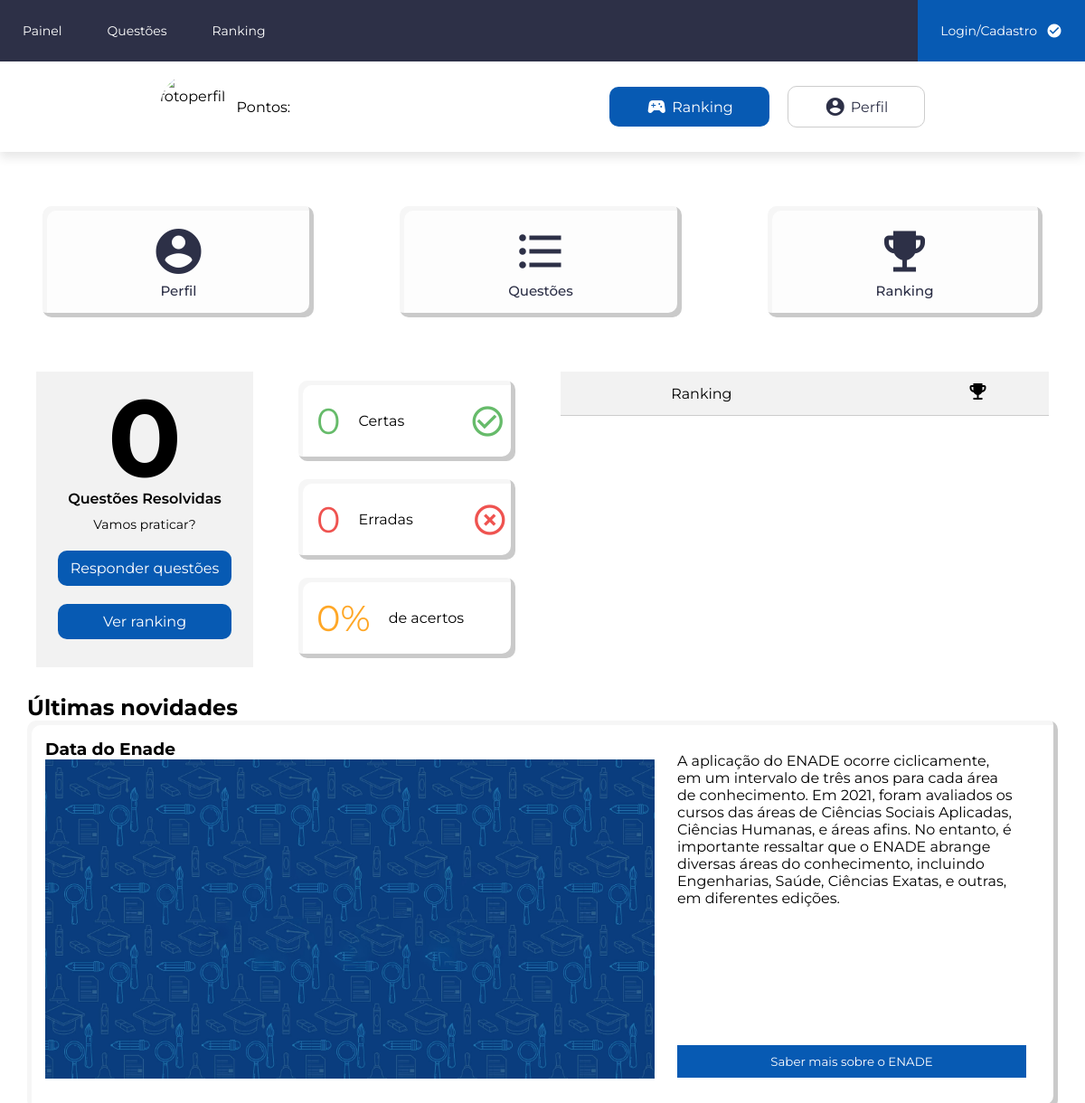
/pages/painel.php, run on an earlier commit of the app's database.
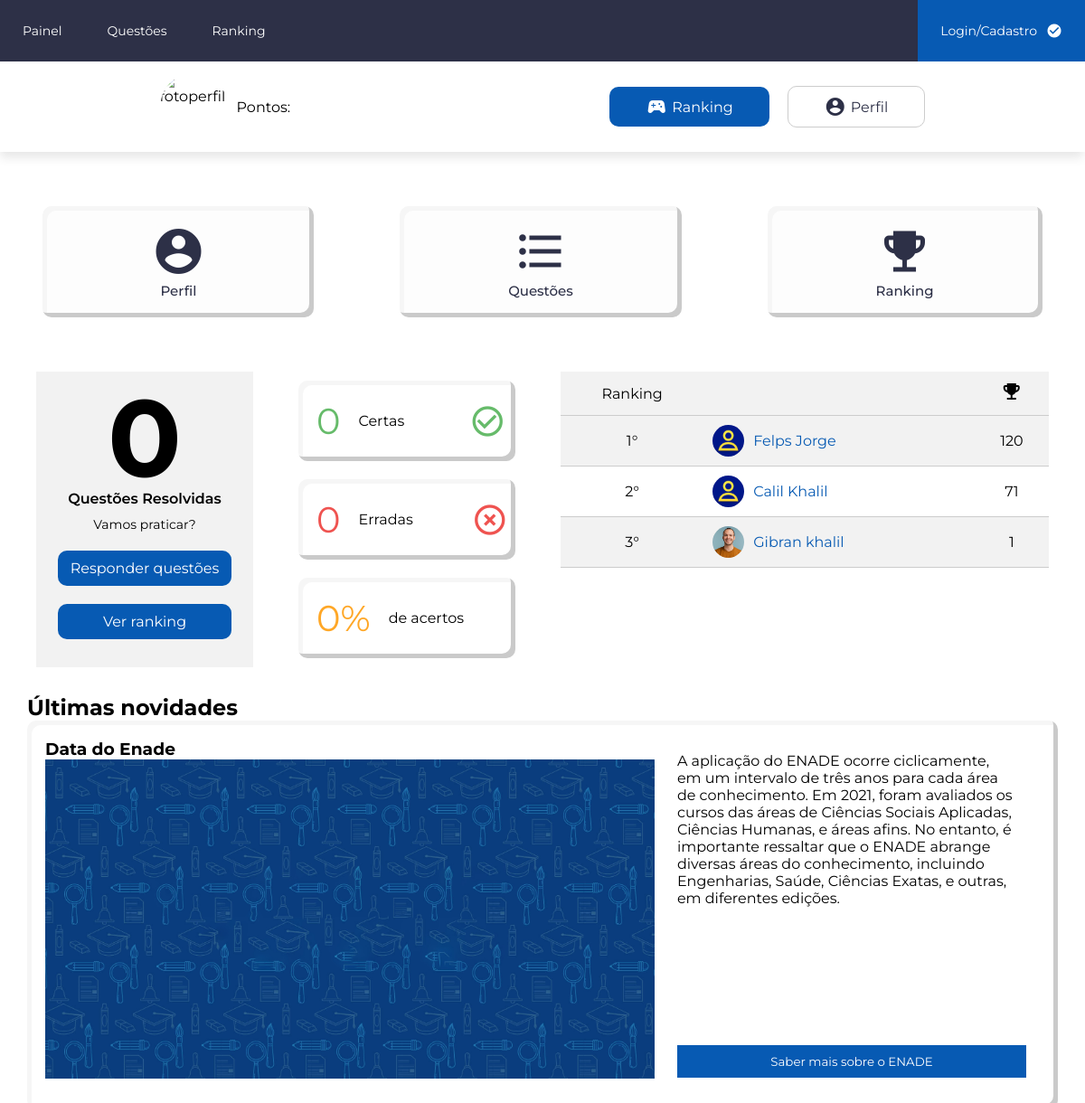
And on a later commit of the database.
### tables this page shows
CREATE TABLE `usuario` (
  `id_usuario` int(11) NOT NULL,
  `nome` varchar(100) NOT NULL,
  `sobrenome` varchar(100) NOT NULL,
  `email` varchar(255) NOT NULL,
  `senha` varchar(255) NOT NULL,
  `foto` text NOT NULL,
  `apelido` varchar(20) NOT NULL,
  `pontos` int(11) NOT NULL
);

### content/painel.php (called while the page is built, shortened)
<?php
require_once("../backend/conexao.php");
require_once("../backend/dao/UserDAO.php");
$userDAO = new UserDAO($conn);
if (!isset($_SESSION)) {
    session_start();
} else {
    $id = $_SESSION["id_usuario"];
    $adm = $_SESSION["adm"];
}
?>

### backend/dao/QuestaoDAO.php (called while the page is built, shortened)
<?php
class QuestaoDAO implements IQuestaoDAO
{
    private $Conn;
    public function __construct(PDO $conn)
    {
        $this->Conn = $conn;
    }
    public function QuestoesRespondidas($id_usuario)
    {
        $stmt = $this->Conn->prepare("SELECT * FROM resposta WHERE id_usuario = :id_usuario");
        $stmt->bindParam(":id_usuario", $id_usuario);
        $stmt->execute();
        return $stmt->rowCount();
    }
}

### backend/dao/UserDAO.php (called while the page is built, shortened)
<?php
class UserDAO implements IUserDAO
{
    private $Conn;
    public function __construct(PDO $conn)
    {
        $this->Conn = $conn;
    }
    public function buscarTresMelhores()
    {
        $stmt = $this->Conn->prepare("SELECT * FROM usuario ORDER BY pontos DESC LIMIT 3");
        $stmt->execute();
        $row = $stmt->fetchAll(PDO::FETCH_ASSOC);
        return $row;
    }
    public function buscarTodos()
    {
        $stmt = $this->Conn->prepare("SELECT * FROM usuario");
        $stmt->execute();
        $row = $stmt->fetchAll(PDO::FETCH_ASSOC);
        return $row;
    }
}

### pages/painel.php (the view, shortened to what the changed rows need)
<?php
require_once("../content/painel.php");
require_once("../backend/dao/QuestaoDAO.php");
$questoes = new QuestaoDAO($conn);
$questoesRespondidas = $questoes->QuestoesRespondidas($id);
$todasQuestoes = $questoes->buscarTodasQuestoes();
$numQuestoes = 0;
foreach ($todasQuestoes as $questao) {
    $numQuestoes++;
}
$todosAlunos = $userDAO->buscarTodos();
$numUsuarios = 0;
foreach($todosAlunos as $alunos){
    $numUsuarios++;
}
$rankingTop3 = $userDAO->buscarTresMelhores();
$posicao3 = 1;
?>
<main id="painel-container">
    <div id="estatisticas">
        <?php if ($adm == true) : ?>
            <div class="painelQuestoes-container">
                <div class="question-number">
                    <h1 class="number"><?= $numQuestoes ?></h1>
                </div>
                <p class="numberSubtitle">Questões cadastradas</p>
                <small class="call">Cadastrar mais?</small>
                <a href="../adm/inserirQuestoes.php"class="btnQuestoes">Cadastrar questões</a>
                <a href="../adm/gerenciarQuestoes.php" class="btnQuestoes">Gerenciar questões</a>
            </div>
            <div class="painelQuestoes-container">
                <div class="question-number">
                    <h1 class="number"><?= $numUsuarios?></h1>
                </div>
                <p class="numberSubtitle">Usuários cadastrados</p>
                <small class="call">Gerenciar Alunos</small>
                <a href="../adm/gerenciarUsuarios.php" class="btnQuestoes">Gerenciar Alunos</a>
            </div>
        <?php else : ?>
            <div class="painelQuestoes-container">
                <div class="question-number">
                    <h1 class="number"><?= $questoesRespondidas ?></h1>
                </div>
            </div>
        <?php endif ?>
        <div class="painelRanking-container">
            <table id="ranking-table">
                <thead>
                    <tr>
                        <td>Ranking</td>
                        <td></td>
                        <td><i class="material-icons">emoji_events</i></td>
                    </tr>
                </thead>
                <tbody>
                    <?php foreach ($rankingTop3 as $top3) : ?>
                        <tr>
                            <td><?= $posicao3 ?>°</td>
                            <td class="img-td"><img class="img-table" src="../img/fotos_perfil/<?= $top3["foto"]?>" alt=""><a class="alunoNome" href="#"><?= $top3["nome"] ?> <?= $top3["sobrenome"] ?></a></td>
                            <td><?= $top3["pontos"] ?></td>
                        </tr>
                    <?php $posicao3++;
                    endforeach; ?>
                </tbody>
            </table>
        </div>
    </div>
    <div class="painelNews-container">
        <div>
            <h2>Últimas novidades</h2>
        </div>
    </div>
</main>

What changed in the data, as far as the page shows it:
added usuario: foto (placeholder picture), nome "Felps", sobrenome "Jorge", pontos "120"
added usuario: foto (placeholder picture), nome "Calil", sobrenome "Khalil", pontos "71"
added usuario: foto (picture), nome "Gibran", sobrenome "khalil", pontos "1"
